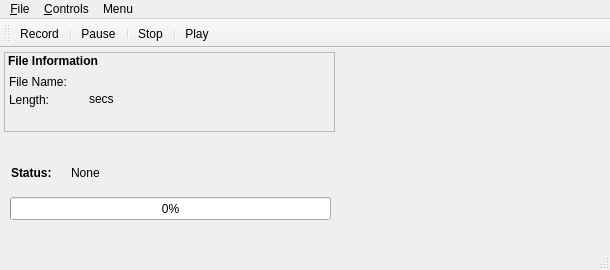
<?xml version="1.0" encoding="UTF-8"?>
<ui version="4.0">
 <class>tvrWindow</class>
 <widget class="QMainWindow" name="tvrWindow">
  <property name="windowModality">
   <enum>Qt::ApplicationModal</enum>
  </property>
  <property name="geometry">
   <rect>
    <x>0</x>
    <y>0</y>
    <width>610</width>
    <height>270</height>
   </rect>
  </property>
  <property name="minimumSize">
   <size>
    <width>340</width>
    <height>270</height>
   </size>
  </property>
  <property name="maximumSize">
   <size>
    <width>680</width>
    <height>540</height>
   </size>
  </property>
  <property name="windowTitle">
   <string>Tvr</string>
  </property>
  <property name="toolButtonStyle">
   <enum>Qt::ToolButtonIconOnly</enum>
  </property>
  <widget class="QWidget" name="centralwidget">
   <widget class="QFrame" name="recordingInformationLabel">
    <property name="geometry">
     <rect>
      <x>4</x>
      <y>4</y>
      <width>331</width>
      <height>80</height>
     </rect>
    </property>
    <property name="frameShape">
     <enum>QFrame::StyledPanel</enum>
    </property>
    <property name="frameShadow">
     <enum>QFrame::Raised</enum>
    </property>
    <widget class="QLabel" name="label">
     <property name="geometry">
      <rect>
       <x>4</x>
       <y>0</y>
       <width>121</width>
       <height>18</height>
      </rect>
     </property>
     <property name="font">
      <font>
       <weight>75</weight>
       <bold>true</bold>
       <underline>false</underline>
      </font>
     </property>
     <property name="text">
      <string>File Information</string>
     </property>
    </widget>
    <widget class="QLabel" name="fileNameLabel">
     <property name="geometry">
      <rect>
       <x>5</x>
       <y>21</y>
       <width>71</width>
       <height>18</height>
      </rect>
     </property>
     <property name="text">
      <string>File Name:</string>
     </property>
    </widget>
    <widget class="QLabel" name="fileNameEditLabel">
     <property name="geometry">
      <rect>
       <x>81</x>
       <y>21</y>
       <width>131</width>
       <height>18</height>
      </rect>
     </property>
     <property name="text">
      <string/>
     </property>
    </widget>
    <widget class="QLabel" name="lengthFieldLabel">
     <property name="geometry">
      <rect>
       <x>5</x>
       <y>39</y>
       <width>62</width>
       <height>18</height>
      </rect>
     </property>
     <property name="text">
      <string>Length:</string>
     </property>
    </widget>
    <widget class="QLabel" name="lengthFieldEditLabel">
     <property name="geometry">
      <rect>
       <x>60</x>
       <y>39</y>
       <width>21</width>
       <height>18</height>
      </rect>
     </property>
     <property name="text">
      <string/>
     </property>
    </widget>
    <widget class="QLabel" name="secondsLabel">
     <property name="geometry">
      <rect>
       <x>85</x>
       <y>38</y>
       <width>31</width>
       <height>17</height>
      </rect>
     </property>
     <property name="text">
      <string>secs</string>
     </property>
    </widget>
   </widget>
   <widget class="QProgressBar" name="tvrProgressBar">
    <property name="geometry">
     <rect>
      <x>10</x>
      <y>149</y>
      <width>321</width>
      <height>23</height>
     </rect>
    </property>
    <property name="value">
     <number>0</number>
    </property>
    <property name="textVisible">
     <bool>true</bool>
    </property>
   </widget>
   <widget class="QLabel" name="statusLabel">
    <property name="geometry">
     <rect>
      <x>11</x>
      <y>116</y>
      <width>62</width>
      <height>18</height>
     </rect>
    </property>
    <property name="font">
     <font>
      <weight>75</weight>
      <italic>false</italic>
      <bold>true</bold>
      <underline>false</underline>
     </font>
    </property>
    <property name="text">
     <string>Status:</string>
    </property>
   </widget>
   <widget class="QLabel" name="statusLabelEdit">
    <property name="geometry">
     <rect>
      <x>71</x>
      <y>116</y>
      <width>171</width>
      <height>18</height>
     </rect>
    </property>
    <property name="text">
     <string>None</string>
    </property>
   </widget>
  </widget>
  <widget class="QMenuBar" name="menubar">
   <property name="geometry">
    <rect>
     <x>0</x>
     <y>0</y>
     <width>610</width>
     <height>25</height>
    </rect>
   </property>
   <widget class="QMenu" name="fileMenu">
    <property name="title">
     <string>&amp;File</string>
    </property>
    <addaction name="separator"/>
    <addaction name="actionNew"/>
    <addaction name="actionOpen"/>
    <addaction name="actionVolume"/>
    <addaction name="actionSave"/>
    <addaction name="actionSaveAs"/>
    <addaction name="separator"/>
    <addaction name="actionExit"/>
   </widget>
   <widget class="QMenu" name="menuControls">
    <property name="title">
     <string>&amp;Controls</string>
    </property>
    <addaction name="actionRecord"/>
    <addaction name="actionPaused"/>
    <addaction name="actionPlay"/>
    <addaction name="actionStop"/>
   </widget>
   <widget class="QMenu" name="menuMenu">
    <property name="title">
     <string>Menu</string>
    </property>
    <addaction name="actionAbout_TT"/>
   </widget>
   <addaction name="fileMenu"/>
   <addaction name="menuControls"/>
   <addaction name="menuMenu"/>
  </widget>
  <widget class="QStatusBar" name="statusbar"/>
  <widget class="QToolBar" name="toolBar">
   <property name="windowTitle">
    <string/>
   </property>
   <property name="floatable">
    <bool>false</bool>
   </property>
   <attribute name="toolBarArea">
    <enum>TopToolBarArea</enum>
   </attribute>
   <attribute name="toolBarBreak">
    <bool>false</bool>
   </attribute>
   <addaction name="actionRecord"/>
   <addaction name="separator"/>
   <addaction name="actionPaused"/>
   <addaction name="separator"/>
   <addaction name="actionStop"/>
   <addaction name="separator"/>
   <addaction name="actionPlay"/>
  </widget>
  <action name="actionNew">
   <property name="icon">
    <iconset resource="resources/tvr-res.qrc">
     <normaloff>:/images/file-new.png</normaloff>:/images/file-new.png</iconset>
   </property>
   <property name="text">
    <string>&amp;New</string>
   </property>
  </action>
  <action name="actionOpen">
   <property name="icon">
    <iconset resource="resources/tvr-res.qrc">
     <normaloff>:/images/file-open.png</normaloff>:/images/file-open.png</iconset>
   </property>
   <property name="text">
    <string>&amp;Open</string>
   </property>
  </action>
  <action name="actionSave">
   <property name="icon">
    <iconset resource="resources/tvr-res.qrc">
     <normaloff>:/images/file-save.png</normaloff>:/images/file-save.png</iconset>
   </property>
   <property name="text">
    <string>&amp;Save</string>
   </property>
  </action>
  <action name="actionSaveAs">
   <property name="icon">
    <iconset resource="resources/tvr-res.qrc">
     <normaloff>:/images/file-save-as.png</normaloff>:/images/file-save-as.png</iconset>
   </property>
   <property name="text">
    <string>&amp;Save As ...</string>
   </property>
  </action>
  <action name="actionExit">
   <property name="icon">
    <iconset resource="resources/tvr-res.qrc">
     <normaloff>:/images/file-exit.png</normaloff>:/images/file-exit.png</iconset>
   </property>
   <property name="text">
    <string>&amp;Exit</string>
   </property>
   <property name="shortcut">
    <string>Ctrl+Q</string>
   </property>
  </action>
  <action name="actionRecord">
   <property name="icon">
    <iconset resource="resources/tvr-res.qrc">
     <normaloff>:/images/record-icon.png</normaloff>:/images/record-icon.png</iconset>
   </property>
   <property name="text">
    <string>&amp;Record</string>
   </property>
   <property name="shortcut">
    <string>Ctrl+R</string>
   </property>
  </action>
  <action name="actionPaused">
   <property name="icon">
    <iconset resource="resources/tvr-res.qrc">
     <normaloff>:/images/pause-icon.png</normaloff>:/images/pause-icon.png</iconset>
   </property>
   <property name="text">
    <string>&amp;Pause</string>
   </property>
   <property name="shortcut">
    <string>Ctrl+P</string>
   </property>
  </action>
  <action name="actionPlay">
   <property name="icon">
    <iconset resource="resources/tvr-res.qrc">
     <normaloff>:/images/play-icon.png</normaloff>:/images/play-icon.png</iconset>
   </property>
   <property name="text">
    <string>&amp;Play</string>
   </property>
   <property name="shortcut">
    <string>Ctrl+Alt+P</string>
   </property>
  </action>
  <action name="actionStop">
   <property name="icon">
    <iconset resource="resources/tvr-res.qrc">
     <normaloff>:/images/stop-icon.png</normaloff>:/images/stop-icon.png</iconset>
   </property>
   <property name="text">
    <string>&amp;Stop</string>
   </property>
   <property name="shortcut">
    <string>Ctrl+S</string>
   </property>
  </action>
  <action name="actionAbout">
   <property name="text">
    <string>&amp;About</string>
   </property>
  </action>
  <action name="actionVolume">
   <property name="icon">
    <iconset resource="resources/tvr-res.qrc">
     <normaloff>:/images/audio-volume-high.png</normaloff>:/images/audio-volume-high.png</iconset>
   </property>
   <property name="text">
    <string>Open &amp;Volume Control</string>
   </property>
  </action>
  <action name="actionAbout_TT">
   <property name="text">
    <string>About TT</string>
   </property>
  </action>
 </widget>
 <resources>
  <include location="resources/tvr-res.qrc"/>
 </resources>
 <connections/>
</ui>
